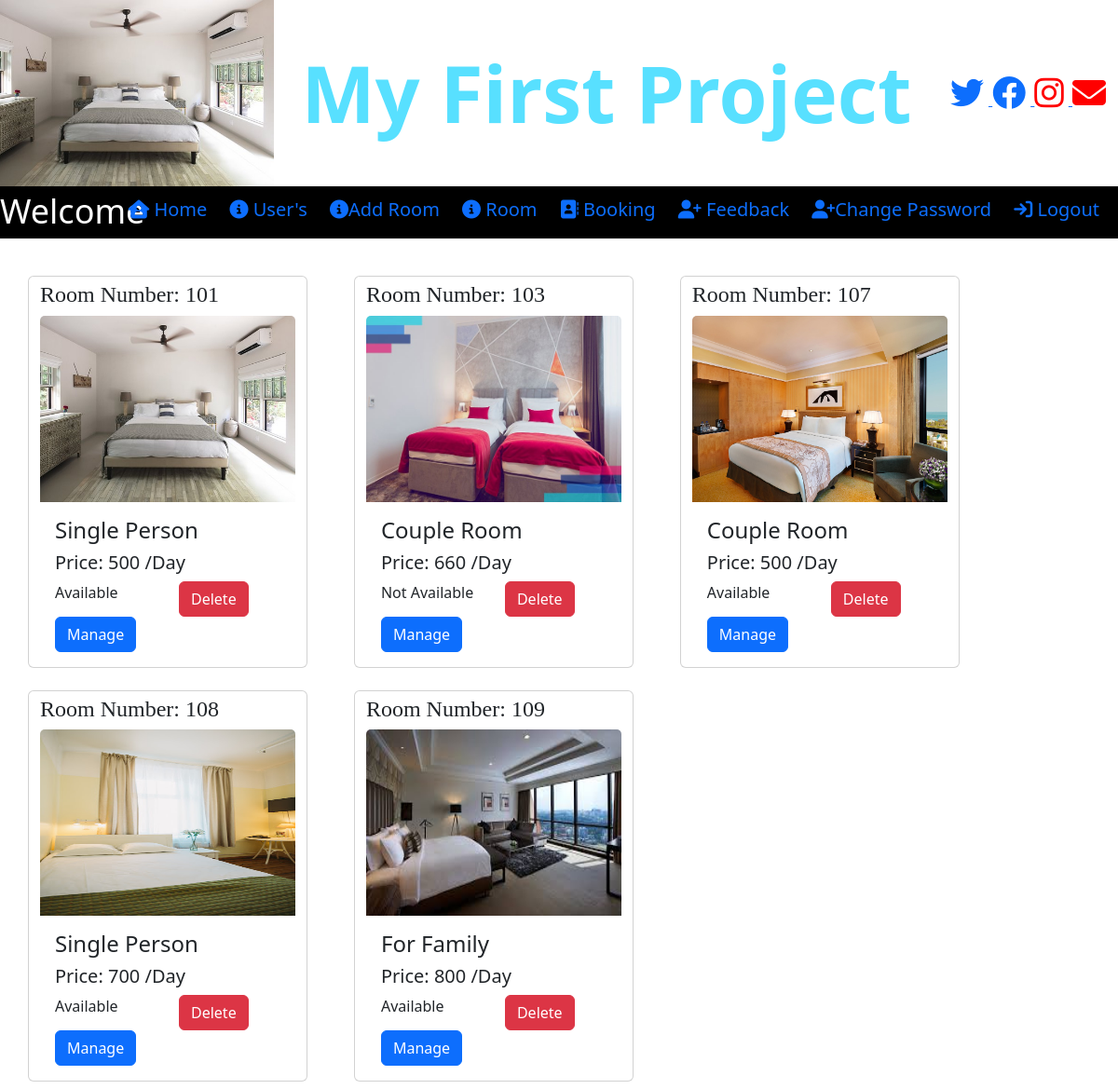
The page /view_room_admin on the database its author committed.
### room/models.py (models this page shows)
class Room(models.Model):
    room_no = models.CharField(max_length=20,null=True,unique=True)
    image = models.FileField(null=True)
    type = models.CharField(max_length=30,null=True)
    status = models.CharField(max_length=30,null=True)
    price = models.CharField(max_length=20,null=True)

### room/views.py (the view)
# urls.py: path('view_room_admin',view_room_admin,name='view_room_admin'),
def view_room_admin(request):
    data = Room.objects.all()
    d = {'data':data}
    return render(request,'view_room_admin.html',d)

### room/templates/view_room_admin.html (shortened to what this page needs)
{% load static %}
{% block body %}
{% include 'admin_navigation.html' %}
<div class="container mt-4">
<div class="row">
    {% for i in data %}
    <div class="card float col-3 mt-3 mb-2 " style="width:300px">
        <h3><font face="mv boli" size="5">Room Number: {{i.room_no}}</font></h3>
        <img class="card-img-top" src="{{i.image.url}}" alt="Card image" height="200px">
        <div class="card-body">
          <h4 class="card-title">{{i.type}}</h4>
          <h5 class="card-title">Price: {{i.price}} /Day</h5>
            <div class="row">
                <div class="form-group col-md-6" >
                    <p class="card-text">{{i.status}}</p>
                </div>
                <div class="form-group col-md-6" >
                    <a href="{% url 'delete_room' i.id %}" onclick="return confirm('Are you sure?')" class="btn btn-danger">Delete</a>
                </div>
            </div>
          <a href="{% url 'edit_room' i.id %}" class="btn btn-primary">Manage</a>
        </div>
    </div>
{% endfor %}
    </div>
</div>
{% endblock %}

### room/templates/admin_navigation.html (shortened to what this page needs)
<!DOCTYPE html>
<html>
<head>
{% load static %}
<link href="https://cdn.jsdelivr.net/npm/bootstrap@5.2.3/dist/css/bootstrap.min.css" rel="stylesheet">
<link rel="stylesheet" href="https://cdnjs.cloudflare.com/ajax/libs/font-awesome/6.2.1/css/all.min.css" />
</head>
<body>
<div class="row">
	<div class="col-3 navigationimg"></div>
	<div class="col-7 pname">My First Project</div>
	<div class="col-2">
		<a href="https://twitter.com/i/flow/login">
			<i class="fa-brands fa-twitter icon1"></i>
		</a>
		<a href="https://www.facebook.com/">
			<i class="fa-brands fa-facebook icon1"></i>
		</a>
		<a href="https://www.instagram.com/">
			<i class="fa-brands fa-instagram icon1" style="color: red;"></i>
		</a>
		<a href="https://mail.google.com/mail/u/0/#inbox">
			<i class="fa-solid fa-envelope icon1" style="color:red;"></i>
		</a>
	</div>
</div>
<div class="row" style="background: black;color: White;">
	<div class="col-1 wlcm">Welcome</div>
	<div class="col-11 mitems">
		<ul class="ulitems">
			<a href="{% url 'admin_home' %}" class="aitems"><li class="litems"><i class="fa-solid fa-house-user"></i> Home</li></a>
			<a href="{% url 'view_user' %}" class="aitems"><li class="litems"><i class="fa-solid fa-circle-info"></i> User's</li></a>
			<a href="{% url 'add_room' %}" class="aitems"><li class="litems"><i class="fa-solid fa-circle-info"></i>Add Room</li></a>
			<a href="{% url 'view_room_admin' %}" class="aitems"><li class="litems"><i class="fa-solid fa-circle-info"></i> Room</li></a>
			<a href="{% url 'view_booking' %}" class="aitems"><li class="litems"><i class="fa-solid fa-address-book"></i> Booking</li></a>
			<a href="" class="aitems"><li class="litems"><i class="fa-solid fa-user-plus"></i> Feedback</li></a>
			<a href="{% url 'change_password_admin' %}" class="aitems"><li class="litems"><i class="fa-solid fa-user-plus"></i>Change Password</li></a>
			<a href="{% url 'logout' %}" class="aitems"><li class="litems"><i class="fa-solid fa-arrow-right-to-bracket"></i> Logout</li></a>
		</ul>
	</div>
</div>
</body>
</html>

### rows shown on the page
Room: room_no "101", image (picture), type "Single Person", price "500", status "Available"
Room: room_no "103", image (picture), type "Couple Room", price "660", status "Not Available"
Room: room_no "107", image (picture), type "Couple Room", price "500", status "Available"
Room: room_no "108", image (picture), type "Single Person", price "700", status "Available"
Room: room_no "109", image (picture), type "For Family", price "800", status "Available"
